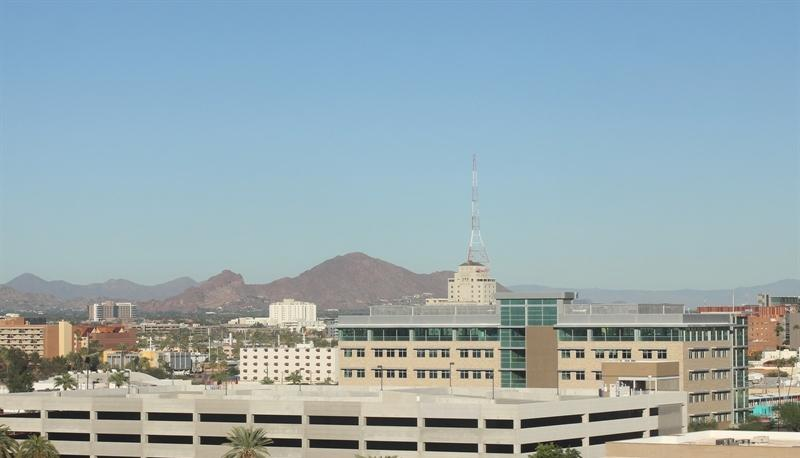
#> input picture images-processing/day_night_images/test/day/20151101_232057.jpg, 800 x 458 px; its folder holds only this picture in this run
$ jupyter execute 5_Standardizing_Day_and_Night_Images.ipynb   (shell and % lines are left out)
#> lines starting #> are read from the running program, lines starting #| are printed output that depends on the picture
<a href="https://colab.research.google.com/github/bttrung/CVND-udacity-facebook-scholarship/blob/master/images-processing/5_Standardizing_Day_and_Night_Images.ipynb" target="_parent"></a>

[cell 1]
import cv2 # computer vision library

import numpy as np
import matplotlib.pyplot as plt
import matplotlib.image as mpimg
import glob
import os

[cell 2]
# This function loads in images and their labels and places them in a list
# The list contains all images and their associated labels
# For example, after data is loaded, im_list[0][:] will be the first image-label pair in the list
def load_dataset(image_dir):

    # Populate this empty image list
    im_list = []
    image_types = ["day", "night"]

    # Iterate through each color folder
    for im_type in image_types:

        # Iterate through each image file in each image_type folder
        # glob reads in any image with the extension "image_dir/im_type/*"
        for file in glob.glob(os.path.join(image_dir, im_type, "*")):

            # Read in the image
            im = mpimg.imread(file)
#> im is the input picture: shape (458, 800, 3); mean R, G, B 151.3, 170.4, 176.8

            # Check if the image exists/if it's been correctly read-in
            if not im is None:
                # Append the image, and it's type (red, green, yellow) to the image list
                im_list.append((im, im_type))

    return im_list

[cell 3]
# Clone the entire repo.
%cd cloned-repo

[cell 4]
training_dir = 'CVND-udacity-facebook-scholarship/images-processing/day_night_images/training'
test_dir = 'CVND-udacity-facebook-scholarship/images-processing/day_night_images/test'

[cell 5]
IMAGE_LIST = load_dataset("CVND-udacity-facebook-scholarship/images-processing/day_night_images/training")
#> IMAGE_LIST = 1 item

[cell 6]
len(IMAGE_LIST)
#> Out = 1

[cell 7]
# Select an image and its label by list index
image_index = 0
selected_image = IMAGE_LIST[image_index][0]
selected_label = IMAGE_LIST[image_index][1]
#> selected_label = 'day'

[cell 8]
selected_label
#> Out = 'day'

[cell 9]
# Display image and data about it
plt.imshow(selected_image)
print("Shape: "+str(selected_image.shape))
#| Shape: (458, 800, 3)
print("Label: " + str(selected_label))
#| Label: day

## Pre-process data

[cell 10]
# This function should take in an RGB image and return a new, standardized version
def standardize_input(image):

    ## TODO: Resize image so that all "standard" images are the same size 600x1100 (hxw)
    standard_im = cv2.resize(image, (1100, 600))

    return standard_im

[cell 11]
# Examples:
# encode("day") should return: 1
# encode("night") should return: 0

def encode(label):

    numerical_val = 0
    if label == 'day':
        numerical_val = 1

    ## TODO: complete the code to produce a numerical label

    return numerical_val

##Consttruct STANDARDIZED LIST

[cell 12]
def standardize(image_list):

    # Empty image data array
    standard_list = []

    # Iterate through all the image-label pairs
    for item in image_list:
        image = item[0]
        label = item[1]

        # Standardize the image
        standardized_im = standardize_input(image)

        # Create a numerical label
        binary_label = encode(label)

        # Append the image, and it's one hot encoded label to the full, processed list of image data
        standard_list.append((standardized_im, binary_label))
#> this loop made 1 pass
#> (label, numerical_val in encode, binary_label) on pass 1: ('day', 1, 1)
#> pass 1, in standardize_input, `standard_im = cv2.resize(image, (1100, 600))`:
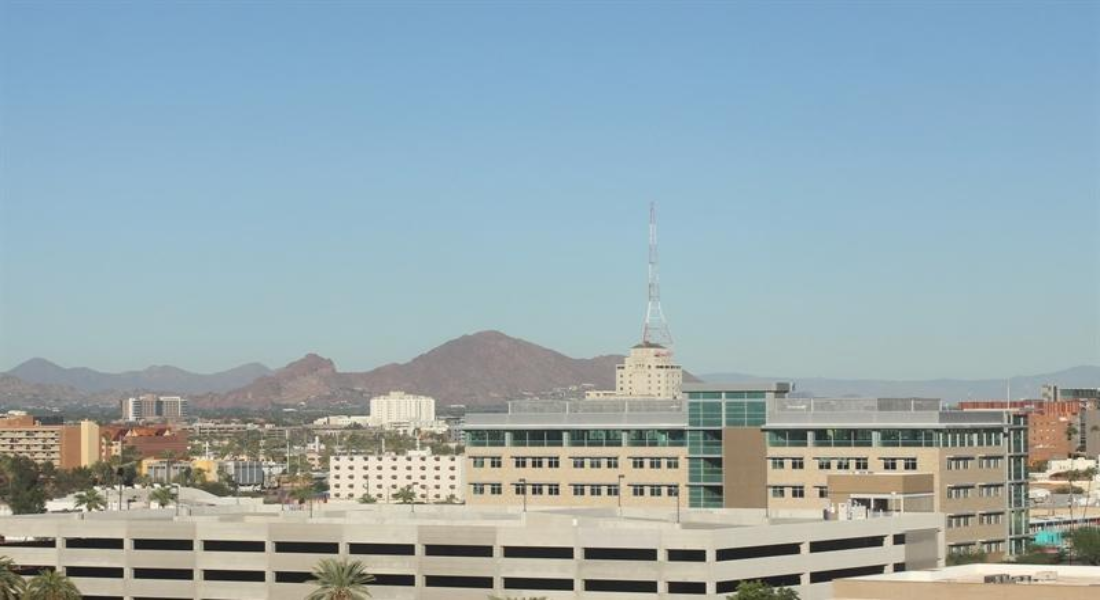
#> standard_im: shape (600, 1100, 3); mean R, G, B 151.3, 170.3, 176.7
#> after the loop, standard_list = 1 item

    return standard_list

# Standardize all training images
STANDARDIZED_LIST = standardize(IMAGE_LIST)
#> STANDARDIZED_LIST = 1 item

## Visualize the standardized data

[cell 13]
# Select an image by index
image_num = 0
selected_image = STANDARDIZED_LIST[image_num][0]
selected_label = STANDARDIZED_LIST[image_num][1]
#> selected_label = 1

# Display image and data about it
## TODO: Make sure the images have numerical labels and are of the same size
plt.imshow(selected_image)
print("Shape: "+str(selected_image.shape))
#| Shape: (600, 1100, 3)
print("Label [1 = day, 0 = night]: " + str(selected_label))
#| Label [1 = day, 0 = night]: 1
